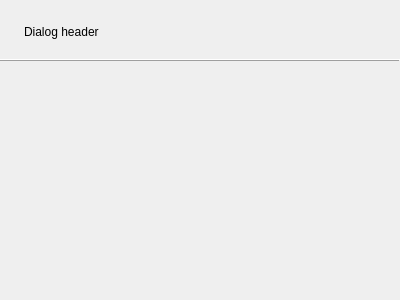
<?xml version="1.0" encoding="UTF-8"?>
<ui version="4.0">
 <class>Confirm</class>
 <widget class="QWidget" name="Confirm">
  <property name="geometry">
   <rect>
    <x>0</x>
    <y>0</y>
    <width>400</width>
    <height>300</height>
   </rect>
  </property>
  <property name="windowTitle">
   <string>Form</string>
  </property>
  <layout class="QVBoxLayout" name="verticalLayout" stretch="0,0,0">
   <property name="spacing">
    <number>17</number>
   </property>
   <property name="leftMargin">
    <number>0</number>
   </property>
   <property name="topMargin">
    <number>22</number>
   </property>
   <property name="rightMargin">
    <number>0</number>
   </property>
   <property name="bottomMargin">
    <number>18</number>
   </property>
   <item>
    <layout class="QHBoxLayout" name="horizontalLayout">
     <property name="leftMargin">
      <number>24</number>
     </property>
     <property name="rightMargin">
      <number>50</number>
     </property>
     <item>
      <widget class="QLabel" name="dialogHeaderLabel">
       <property name="text">
        <string>Dialog header</string>
       </property>
      </widget>
     </item>
     <item>
      <spacer name="horizontalSpacer">
       <property name="orientation">
        <enum>Qt::Horizontal</enum>
       </property>
       <property name="sizeHint" stdset="0">
        <size>
         <width>40</width>
         <height>20</height>
        </size>
       </property>
      </spacer>
     </item>
     <item>
      <widget class="QPushButton" name="closeButton">
       <property name="minimumSize">
        <size>
         <width>11</width>
         <height>11</height>
        </size>
       </property>
       <property name="maximumSize">
        <size>
         <width>11</width>
         <height>11</height>
        </size>
       </property>
       <property name="text">
        <string/>
       </property>
       <property name="icon">
        <iconset resource="../../../resource.qrc">
         <normaloff>:/resource/icons/icon_cross.png</normaloff>:/resource/icons/icon_cross.png</iconset>
       </property>
       <property name="iconSize">
        <size>
         <width>11</width>
         <height>11</height>
        </size>
       </property>
       <property name="flat">
        <bool>true</bool>
       </property>
      </widget>
     </item>
    </layout>
   </item>
   <item>
    <widget class="QFrame" name="hline">
     <property name="frameShape">
      <enum>QFrame::HLine</enum>
     </property>
     <property name="frameShadow">
      <enum>QFrame::Raised</enum>
     </property>
    </widget>
   </item>
   <item>
    <layout class="QHBoxLayout" name="horizontalLayout_2">
     <property name="spacing">
      <number>0</number>
     </property>
     <property name="leftMargin">
      <number>24</number>
     </property>
     <property name="rightMargin">
      <number>50</number>
     </property>
     <item>
      <widget class="QWidget" name="externalContentContainer" native="true">
       <property name="sizePolicy">
        <sizepolicy hsizetype="Preferred" vsizetype="Expanding">
         <horstretch>0</horstretch>
         <verstretch>0</verstretch>
        </sizepolicy>
       </property>
      </widget>
     </item>
    </layout>
   </item>
  </layout>
 </widget>
 <resources>
  <include location="../../../resource.qrc"/>
 </resources>
 <connections/>
</ui>
